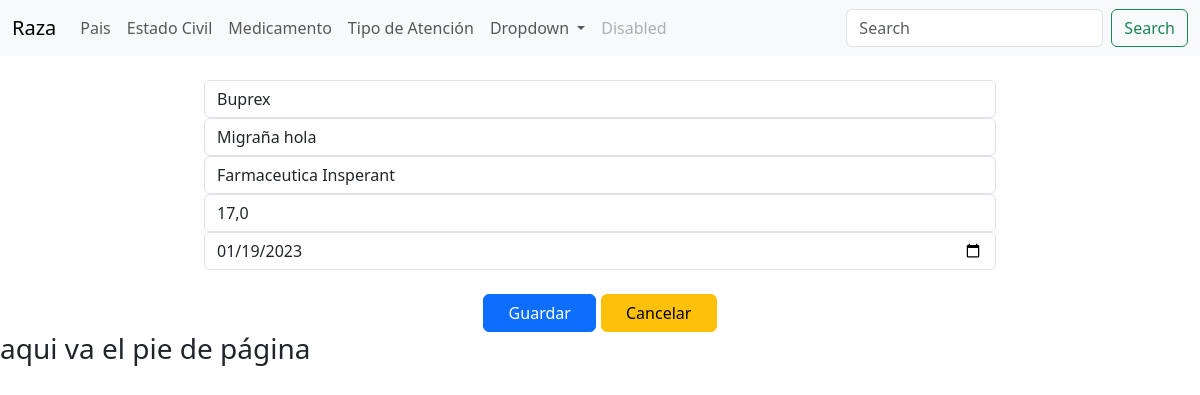
Screenshot of /editarMedicamento/3 with the database file from the repository.
### Aplicaciones/Registro/models.py (models this page shows)
class Medicamento(models.Model):
    codigo_me_va=models.AutoField(primary_key=True)
    nombre_me_va=models.CharField(max_length=50)
    descripcion_me_va=models.CharField(max_length=150)
    fabricante_va=models.CharField(max_length=150)
    precio_va=models.CharField(max_length=50)
    fecha_caducidad_va=models.DateField()

### Aplicaciones/Registro/views.py (the view)
# urls.py: path('editarMedicamento/<codigo_me_va>', views.editarMedicamento),
def editarMedicamento(request, codigo_me_va):
    medicamentoEditar=Medicamento.objects.get(codigo_me_va=codigo_me_va)
    return render(request, 'editarMedicamento.html', {'medicamento': medicamentoEditar})

### Aplicaciones/Registro/templates/editarMedicamento.html (shortened to what this page needs)
{% extends "./plantilla.html" %}
{% block contenido %}
{% load static %}
<div class="row">
  <div class="col-md-2">
  </div>
  <div class="col-md-8">
    <form class="" action="/procesarinformacionMedicamento/" method="post">
        <input type="text" name="nombre_me_va" value="{{medicamento.nombre_me_va}}" id="nombre_me_va" placeholder="Ingrese el nombre" class="form-control" required>
        <input type="text" name="descripcion_me_va" value="{{medicamento.descripcion_me_va}}" id="descripcion_me_va" placeholder="Ingrese la descripción" class="form-control" required>
        <input type="text" name="fabricante_va" value="{{medicamento.fabricante_va}}" id="fabricante_va" placeholder="Ingrese el fabricante" class="form-control" required>
         <input type="text" name="precio_va" value="{{medicamento.precio_va}}" id="precio_va" placeholder="Ingrese el precio" class="form-control" required>
         <input type="date" name="fecha_caducidad_va" value="{{medicamento.fecha_caducidad_va|date:'Y-m-d'}}" id="fecha_caducidad_va" placeholder="Ingrese la fecha de caducidad" class="form-control" required>
         <br>
         <center>
           <button type="submit" name="button" class="btn btn-primary">&nbsp;&nbsp;&nbsp;Guardar&nbsp;&nbsp;&nbsp;</button>
           <button type="reset" name="button" class="btn btn-warning">&nbsp;&nbsp;&nbsp;Cancelar&nbsp;&nbsp;&nbsp;</button>
         </center>
      </form>
  </div>
</div>
  {% endblock %}

### rows the page displays
Medicamento: nombre_me_va "Buprex", descripcion_me_va "Migraña hola", fabricante_va "Farmaceutica Insperant", precio_va "17,0", fecha_caducidad_va "01/19/2023"
